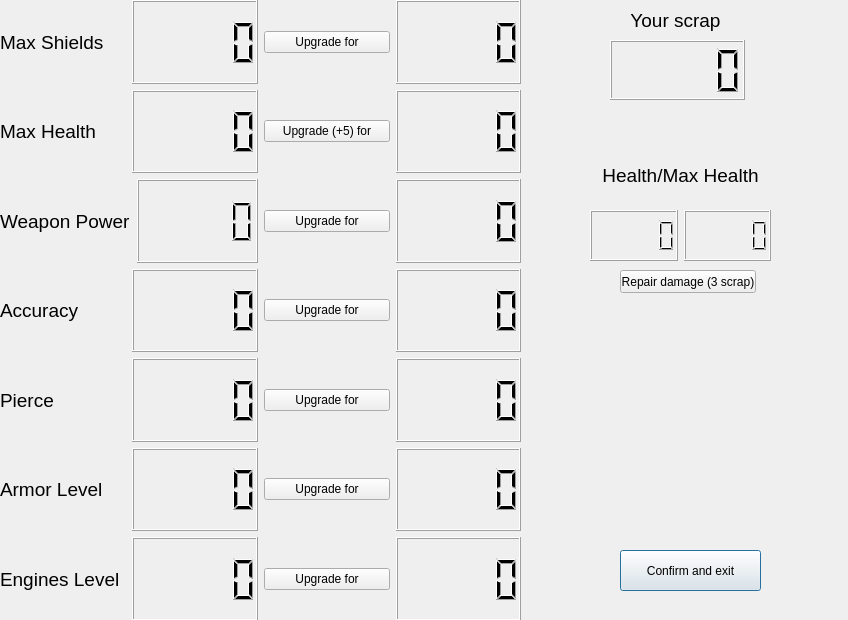
<?xml version="1.0" encoding="UTF-8"?>
<ui version="4.0">
 <class>upgradeWindow</class>
 <widget class="QDialog" name="upgradeWindow">
  <property name="geometry">
   <rect>
    <x>0</x>
    <y>0</y>
    <width>848</width>
    <height>620</height>
   </rect>
  </property>
  <property name="windowTitle">
   <string>Dialog</string>
  </property>
  <widget class="QPushButton" name="pushButton_8">
   <property name="geometry">
    <rect>
     <x>620</x>
     <y>550</y>
     <width>141</width>
     <height>41</height>
    </rect>
   </property>
   <property name="text">
    <string>Confirm and exit</string>
   </property>
  </widget>
  <widget class="QPushButton" name="pushButton_7">
   <property name="geometry">
    <rect>
     <x>620</x>
     <y>270</y>
     <width>136</width>
     <height>23</height>
    </rect>
   </property>
   <property name="text">
    <string>Repair damage (3 scrap)</string>
   </property>
  </widget>
  <widget class="QLCDNumber" name="lcdNumber_7">
   <property name="geometry">
    <rect>
     <x>610</x>
     <y>40</y>
     <width>135</width>
     <height>60</height>
    </rect>
   </property>
  </widget>
  <widget class="QLabel" name="label_7">
   <property name="geometry">
    <rect>
     <x>620</x>
     <y>10</y>
     <width>111</width>
     <height>21</height>
    </rect>
   </property>
   <property name="font">
    <font>
     <pointsize>14</pointsize>
    </font>
   </property>
   <property name="text">
    <string>Your scrap</string>
   </property>
   <property name="alignment">
    <set>Qt::AlignCenter</set>
   </property>
  </widget>
  <widget class="QLabel" name="label_9">
   <property name="geometry">
    <rect>
     <x>590</x>
     <y>155</y>
     <width>181</width>
     <height>41</height>
    </rect>
   </property>
   <property name="font">
    <font>
     <pointsize>14</pointsize>
    </font>
   </property>
   <property name="text">
    <string>Health/Max Health</string>
   </property>
   <property name="alignment">
    <set>Qt::AlignCenter</set>
   </property>
  </widget>
  <widget class="QWidget" name="">
   <property name="geometry">
    <rect>
     <x>0</x>
     <y>0</y>
     <width>521</width>
     <height>621</height>
    </rect>
   </property>
   <layout class="QHBoxLayout" name="horizontalLayout_15">
    <item>
     <layout class="QVBoxLayout" name="verticalLayout">
      <item>
       <layout class="QHBoxLayout" name="horizontalLayout">
        <item>
         <widget class="QLabel" name="label">
          <property name="font">
           <font>
            <pointsize>14</pointsize>
           </font>
          </property>
          <property name="text">
           <string>Max Shields</string>
          </property>
         </widget>
        </item>
        <item>
         <widget class="QLCDNumber" name="lcdNumber"/>
        </item>
       </layout>
      </item>
      <item>
       <layout class="QHBoxLayout" name="horizontalLayout_7">
        <item>
         <widget class="QLabel" name="label_8">
          <property name="font">
           <font>
            <pointsize>14</pointsize>
           </font>
          </property>
          <property name="text">
           <string>Max Health</string>
          </property>
         </widget>
        </item>
        <item>
         <widget class="QLCDNumber" name="lcdNumber_8"/>
        </item>
       </layout>
      </item>
      <item>
       <layout class="QHBoxLayout" name="horizontalLayout_2">
        <item>
         <widget class="QLabel" name="label_2">
          <property name="font">
           <font>
            <pointsize>14</pointsize>
           </font>
          </property>
          <property name="text">
           <string>Weapon Power</string>
          </property>
         </widget>
        </item>
        <item>
         <widget class="QLCDNumber" name="lcdNumber_2"/>
        </item>
       </layout>
      </item>
      <item>
       <layout class="QHBoxLayout" name="horizontalLayout_3">
        <item>
         <widget class="QLabel" name="label_3">
          <property name="font">
           <font>
            <pointsize>14</pointsize>
           </font>
          </property>
          <property name="text">
           <string>Accuracy</string>
          </property>
         </widget>
        </item>
        <item>
         <widget class="QLCDNumber" name="lcdNumber_3"/>
        </item>
       </layout>
      </item>
      <item>
       <layout class="QHBoxLayout" name="horizontalLayout_4">
        <item>
         <widget class="QLabel" name="label_4">
          <property name="font">
           <font>
            <pointsize>14</pointsize>
           </font>
          </property>
          <property name="text">
           <string>Pierce</string>
          </property>
         </widget>
        </item>
        <item>
         <widget class="QLCDNumber" name="lcdNumber_4"/>
        </item>
       </layout>
      </item>
      <item>
       <layout class="QHBoxLayout" name="horizontalLayout_5">
        <item>
         <widget class="QLabel" name="label_5">
          <property name="font">
           <font>
            <pointsize>14</pointsize>
           </font>
          </property>
          <property name="text">
           <string>Armor Level</string>
          </property>
         </widget>
        </item>
        <item>
         <widget class="QLCDNumber" name="lcdNumber_5"/>
        </item>
       </layout>
      </item>
      <item>
       <layout class="QHBoxLayout" name="horizontalLayout_6">
        <item>
         <widget class="QLabel" name="label_6">
          <property name="font">
           <font>
            <pointsize>14</pointsize>
           </font>
          </property>
          <property name="text">
           <string>Engines Level</string>
          </property>
         </widget>
        </item>
        <item>
         <widget class="QLCDNumber" name="lcdNumber_6"/>
        </item>
       </layout>
      </item>
     </layout>
    </item>
    <item>
     <layout class="QVBoxLayout" name="verticalLayout_2">
      <item>
       <layout class="QHBoxLayout" name="horizontalLayout_8">
        <item>
         <widget class="QPushButton" name="shieldUpButton">
          <property name="text">
           <string>Upgrade for</string>
          </property>
         </widget>
        </item>
        <item>
         <widget class="QLCDNumber" name="lcdNumber_14"/>
        </item>
       </layout>
      </item>
      <item>
       <layout class="QHBoxLayout" name="horizontalLayout_9">
        <item>
         <widget class="QPushButton" name="healthUpButton">
          <property name="text">
           <string>Upgrade (+5) for</string>
          </property>
         </widget>
        </item>
        <item>
         <widget class="QLCDNumber" name="lcdNumber_15"/>
        </item>
       </layout>
      </item>
      <item>
       <layout class="QHBoxLayout" name="horizontalLayout_10">
        <item>
         <widget class="QPushButton" name="powUpButton">
          <property name="text">
           <string>Upgrade for</string>
          </property>
         </widget>
        </item>
        <item>
         <widget class="QLCDNumber" name="lcdNumber_16"/>
        </item>
       </layout>
      </item>
      <item>
       <layout class="QHBoxLayout" name="horizontalLayout_11">
        <item>
         <widget class="QPushButton" name="accUpButton">
          <property name="text">
           <string>Upgrade for</string>
          </property>
         </widget>
        </item>
        <item>
         <widget class="QLCDNumber" name="lcdNumber_17"/>
        </item>
       </layout>
      </item>
      <item>
       <layout class="QHBoxLayout" name="horizontalLayout_12">
        <item>
         <widget class="QPushButton" name="pierceUpButton">
          <property name="text">
           <string>Upgrade for</string>
          </property>
         </widget>
        </item>
        <item>
         <widget class="QLCDNumber" name="lcdNumber_18"/>
        </item>
       </layout>
      </item>
      <item>
       <layout class="QHBoxLayout" name="horizontalLayout_13">
        <item>
         <widget class="QPushButton" name="armorUpButton">
          <property name="text">
           <string>Upgrade for</string>
          </property>
         </widget>
        </item>
        <item>
         <widget class="QLCDNumber" name="lcdNumber_19"/>
        </item>
       </layout>
      </item>
      <item>
       <layout class="QHBoxLayout" name="horizontalLayout_14">
        <item>
         <widget class="QPushButton" name="engUpButton">
          <property name="text">
           <string>Upgrade for</string>
          </property>
         </widget>
        </item>
        <item>
         <widget class="QLCDNumber" name="lcdNumber_20"/>
        </item>
       </layout>
      </item>
     </layout>
    </item>
   </layout>
  </widget>
  <widget class="QWidget" name="">
   <property name="geometry">
    <rect>
     <x>590</x>
     <y>210</y>
     <width>181</width>
     <height>51</height>
    </rect>
   </property>
   <layout class="QHBoxLayout" name="horizontalLayout_16">
    <item>
     <widget class="QLCDNumber" name="lcdNumber_9"/>
    </item>
    <item>
     <widget class="QLCDNumber" name="lcdNumber_10"/>
    </item>
   </layout>
  </widget>
 </widget>
 <resources/>
 <connections/>
</ui>
